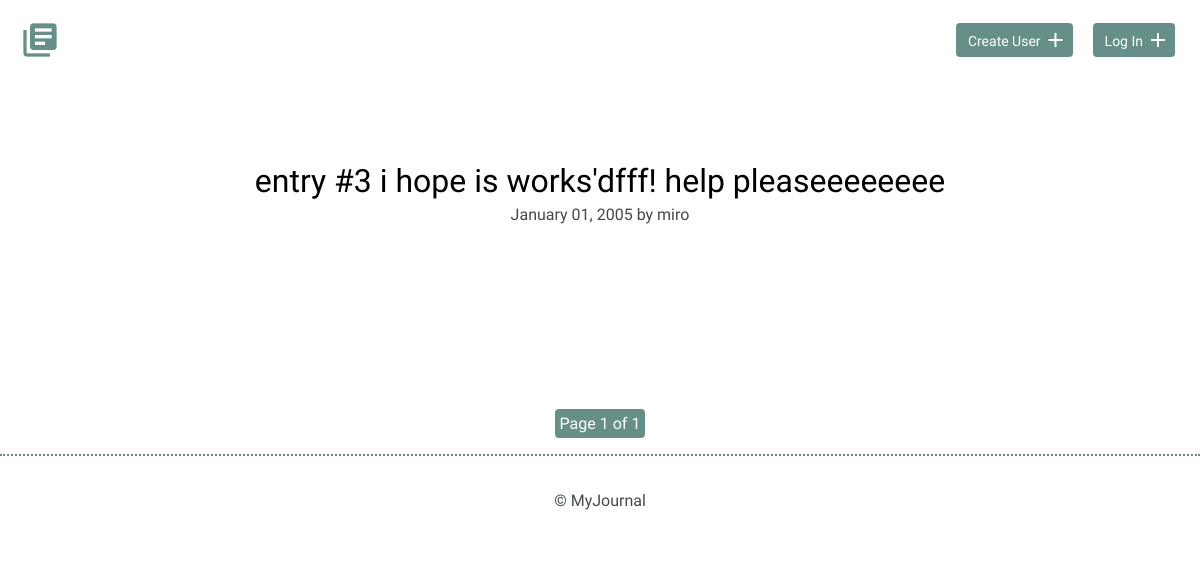
Before: / with the older database file.
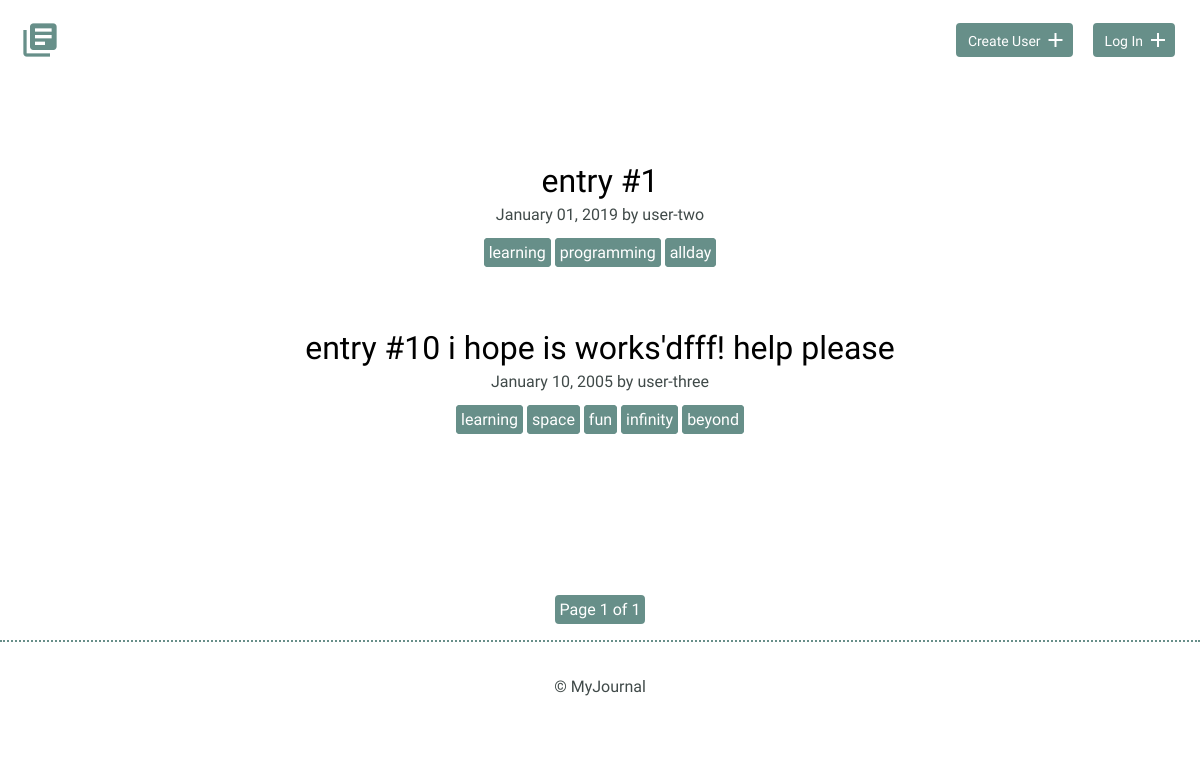
After: the same page with the newer database file.
### models.py (models this page shows, shortened)
class User(UserMixin, Model):
    username = CharField(unique=True, max_length=30)
    password = CharField()
    class Meta:
        database = DATABASE

class Entry(Model):
    user = ForeignKeyField(User, related_name='entries')
    title = CharField(unique=True)
    slug = CharField(unique=True)
    date = DateField()
    time_spent = IntegerField()
    what_you_learned = TextField()
    resource_to_remember = TextField()
    class Meta:
        database = DATABASE

class Tag(Model):
    entry = ForeignKeyField(Entry, related_name='tags')
    tag = CharField()
    class Meta:
        database = DATABASE

### app.py (the view)
@app.route('/')
def index():
    make_pages()
    data = models.get_data()
    return render_template('index.html.j2', data=data)

### app.py (called while the page is built)
def make_pages():
    g.page = 1
    g.max_page = ceil(models.Entry.select().count(None) / 10)
    if g.max_page == 0:
        g.max_page = 1
    if request.args.get('page'):
        page = int(request.args.get('page'))
        if page < 1:
            page = 1
        if page > g.max_page:
            page = g.max_page
        g.page = page
    else:
        g.page = 1

@app.before_request
def before_requets():
    g.db = models.DATABASE
    g.db.connect()

@app.after_request
def after_request(response):
    g.db.close()
    return response

### models.py (called while the page is built)
def get_data(slug=None):
    data = list()
    if not slug:
        entries = (Entry.select()
                   .order_by(-Entry.date).paginate(g.page, 10))
        for entry in entries:
            tag = (Tag.select().join(Entry).where(
                Entry.id == entry.id))
            username = User.get_by_id(entry.user).username
            data.append((entry, tag, username))
    else:
        entry = Entry.get(Entry.slug == slug)
        tag = (Tag.select().join(Entry).where(
            Entry.id == entry.id))
        username = User.get_by_id(entry.user).username
        data.append((entry, tag, username))
    return data

### templates/index.html.j2 (shortened to what this page needs)
{% extends 'layout.html.j2'%}
{% block content %}
    {% for entry in data %}
        <article>
            <h2>
                <a href="{{ url_for('detail', slug=entry[0].slug) }}">{{ entry[0].title }}</a>
            </h2>
            <time datetime="{{ entry[0].date.strftime('%Y-%d-%m') }}">
                {{ entry[0].date.strftime('%B %d, %Y') }} by {{ entry[2] }}
            </time>
            {% for tag in entry[1] %}
                <a href="{{ url_for('tag', tag=tag.tag) }}" class="tag">{{ tag.tag }}</a>
            {% endfor %}
        </article>
    {% endfor %}
{% endblock %}
{% block bottom %}
    <div class="paginate">
            <span class="page" class="item">Page {{ g.page }} of {{ g.max_page }}</span>
    </div>
{% endblock %}

### templates/layout.html.j2 (shortened to what this page needs)
<!DOCTYPE html>
<html>
	<head>
		<link rel="stylesheet" href="/static/css/normalize.css" />
		<link rel="stylesheet" href="/static/css/site.css?verion=1.19" />
	</head>
	<body>
		<header>
			<div class="container">
				<div class="site-header">
					<a class="logo" href="{{ url_for('index') }}"
						><i class="material-icons">library_books</i></a
					>
					{% if current_user.is_authenticated %}
					<a class="button icon-right" href="{{ url_for('logout') }}"
						><span>Log Out</span> <i class="material-icons">add</i></a
					>
					<a
						class="button icon-right"
						href="{{ url_for('new_entry') }}"
						style="margin-right: 20px"
						><span>New Entry</span> <i class="material-icons">add</i></a
					>
                    <a class="button icon-right" style="margin-right: 20px"
						><span>{{ current_user.username }}</span> <i class="material-icons">face</i></a
					>
					{% else %}
					<a class="button icon-right" href="{{ url_for('login') }}"
						><span>Log In</span> <i class="material-icons">add</i></a
					>
					<a
						class="button icon-right"
						href="{{ url_for('register') }}"
						style="margin-right: 20px"
						><span>Create User</span> <i class="material-icons">add</i></a
					>
					{% endif %}
				</div>
			</div>
		</header>
		<section>
			<div class="container">
				<div class="entry-list">
                    {% block content %}
                    {% endblock %}
				</div>
			</div>
			{% block bottom %}
            {% endblock %}
		</section>
		<footer>
			<div>
				&copy; MyJournal
			</div>
		</footer>
	</body>
</html>

### static/css/site.css (style rules this page uses)
body { font-size: 16px; color: #404a49; font-family: 'Cousine', serif; font-weight: 400; }
.container { margin: 0 auto; padding: 0 25px; }
header .site-header { margin: 0 auto; height: 95px; }
header .logo i { color: #678f89; margin: 20px 0 0 -5px; float: left; font-size: 40px; }
header .button { float: right; margin: 33px 0 0 0; }
footer { text-align: center; padding: 35px 0; border-top: 2px dotted #678f89; }
.button { padding: 8px 10px 6px 10px; background: #678f89; border: 2px solid #678f89; border-radius: 4px; text-decoration: none; color: #fff; position: relative; text-align: center; font-size: 14px; }
.button.icon-right { padding-right: 30px; top: -10px; }
.button.icon-right i { position: absolute; top: 3px; right: 3px; }
h1, h2, h3 { margin: 0; font-weight: 400; line-height: 1em; color: #000; }
h2 { font-size: 32px; }
h2 a { text-decoration: none; color: #000; }
.entry-list, .edit-entry, .new-entry { max-width: 800px; margin: 0 auto; padding: 70px 0 150px 0; }
.entry-list article { margin-bottom: 70px; text-align: center; }
.entry-list article:last-child { margin-bottom: 0; }
.entry-list article h2 { margin-bottom: 8px; }
.page { margin: 0 auto; display: table; text-align: center; outline: 0; background: #678f89; border: 5px solid #678f89; color: white; border-radius: 4px; }
.paginate { display: flex; justify-content: center; max-width: 800px; margin: 0 auto; padding: 1rem 0; align-items: center; }
.tag { text-align: center; outline: 0; background: #678f89; border: 5px solid #678f89; color: white; border-radius: 4px; text-decoration: none; margin-top: 50px; }

Changed rows visible on the page:
no longer on this page (row edited): User: title "entry #3 i hope is works'dfff! help pleaseeeeeeee", date "January 01, 2005", username "miro"
now on this page (row edited): User: title "entry #1", date "January 01, 2019", username "user-two"
added Tag: tag "learning", shown under "entry #1"
added Tag: tag "programming", shown under "entry #1"
added Tag: tag "allday", shown under "entry #1"
now on this page (row edited): User: title "entry #10 i hope is works'dfff! help please", date "January 10, 2005", username "user-three"
added Tag: tag "learning", shown under "entry #10 i hope is works'dfff! help please"
added Tag: tag "space", shown under "entry #10 i hope is works'dfff! help please"
added Tag: tag "fun", shown under "entry #10 i hope is works'dfff! help please"
added Tag: tag "infinity", shown under "entry #10 i hope is works'dfff! help please"
added Tag: tag "beyond", shown under "entry #10 i hope is works'dfff! help please"
